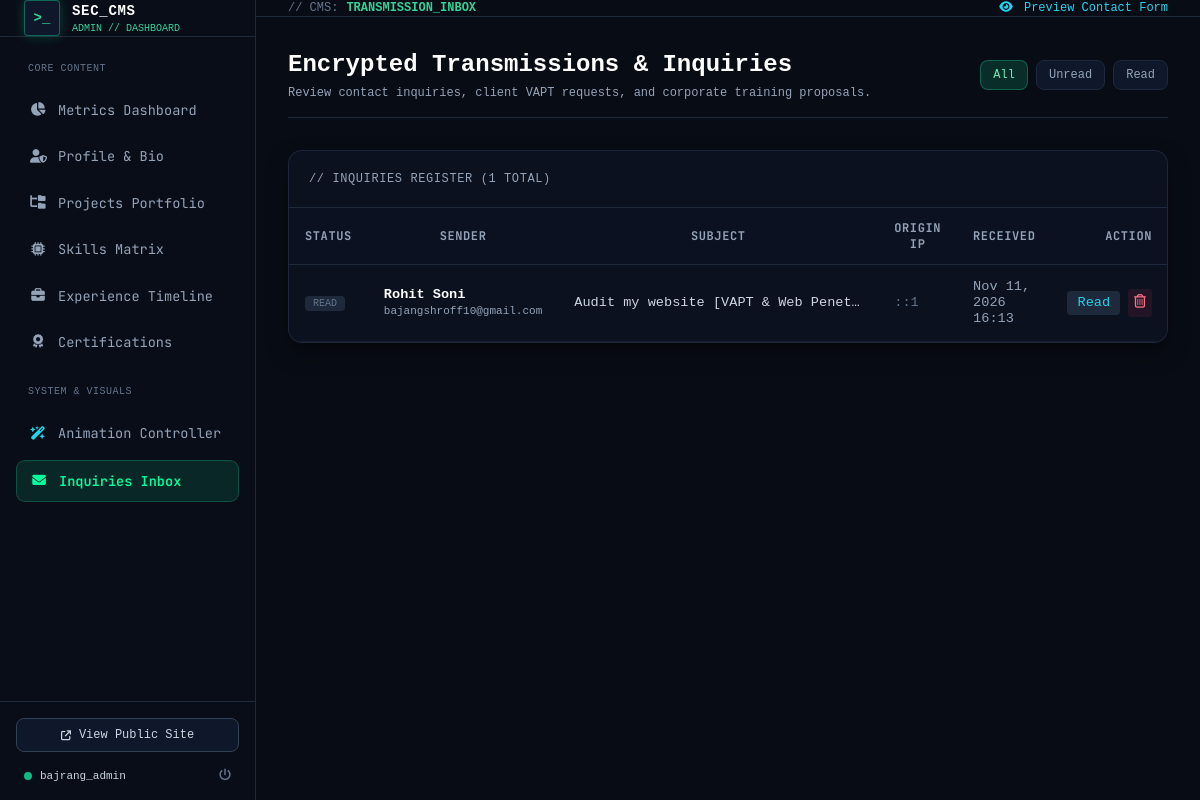
The page /admin/messages.php (signed in) on the database its author committed.
### tables this page shows
CREATE TABLE `contact_messages` (
  `id` int(11) NOT NULL AUTO_INCREMENT,
  `name` varchar(100) NOT NULL,
  `email` varchar(100) NOT NULL,
  `subject` varchar(150) NOT NULL,
  `message` text NOT NULL,
  `ip_address` varchar(45) NOT NULL,
  `status` varchar(20) DEFAULT 'unread',
  `created_at` datetime DEFAULT current_timestamp(),
  PRIMARY KEY (`id`)
);

### config/security.php (called while the page is built, shortened)
<?php
class Auth {
    public static function user(): ?array {
        try {
            $pdo = Database::getConnection();
            $stmt = $pdo->prepare("SELECT id, username, email, created_at FROM admins WHERE id = :id LIMIT 1");
            $stmt->execute(['id' => $_SESSION['admin_id']]);
            return $stmt->fetch() ?: null;
        } catch (Throwable $e) {
            error_log('Auth::user error: ' . $e->getMessage());
            return null;
        }
    }
}

### admin/messages.php (the view, shortened to what this page needs)
<?php
$pdo = Database::getConnection();
$filter = $_GET['filter'] ?? 'all';
$query = "SELECT * FROM contact_messages";
$query .= " ORDER BY created_at DESC";
$messages = $pdo->query($query)->fetchAll();
?>
<!DOCTYPE html>
<html lang="en">
<head>
    <link rel="stylesheet" href="https://cdnjs.cloudflare.com/ajax/libs/font-awesome/6.5.1/css/all.min.css">
    <script src="https://cdn.tailwindcss.com"></script>
    <link rel="stylesheet" href="../assets/css/admin.css">
</head>
<body class="bg-[#080c14] text-slate-100 flex min-h-screen">
    <?php require_once __DIR__ . '/includes/nav.php'; ?>
    <div class="lg:pl-64 flex-grow flex flex-col min-w-0">
        <header class="h-18 px-6 lg:px-8 border-b border-slate-800 bg-[#090d17]/80 backdrop-blur-md sticky top-0 z-30 flex items-center justify-between">
            <div class="flex items-center gap-4">
                <div class="flex items-center gap-2 font-mono text-xs">
                    <span class="text-slate-500">// CMS:</span>
                    <span class="text-emerald-400 font-bold">TRANSMISSION_INBOX</span>
                </div>
            </div>
            <a href="../index.php#contact" target="_blank" class="text-xs font-mono text-cyan-400 hover:text-cyan-300">
                <i class="fa-solid fa-eye mr-1"></i> Preview Contact Form
            </a>
        </header>
        <main class="p-6 lg:p-8 space-y-8 flex-grow">
            <div class="flex flex-col sm:flex-row sm:items-center justify-between gap-4 border-b border-slate-800 pb-4">
                <div>
                    <h1 class="text-2xl font-bold font-mono text-white">Encrypted Transmissions & Inquiries</h1>
                    <p class="text-xs font-mono text-slate-400 mt-1">Review contact inquiries, client VAPT requests, and corporate training proposals.</p>
                </div>
                <div class="flex items-center gap-2 font-mono text-xs">
                    <a href="messages.php?filter=all" class="px-3 py-1.5 rounded-lg border <?= $filter === 'all' ? 'bg-emerald-500/20 text-emerald-300 border-emerald-500/40' : 'bg-slate-900 text-slate-400 border-slate-800' ?>">All</a>
                    <a href="messages.php?filter=unread" class="px-3 py-1.5 rounded-lg border <?= $filter === 'unread' ? 'bg-emerald-500/20 text-emerald-300 border-emerald-500/40' : 'bg-slate-900 text-slate-400 border-slate-800' ?>">Unread</a>
                    <a href="messages.php?filter=read" class="px-3 py-1.5 rounded-lg border <?= $filter === 'read' ? 'bg-emerald-500/20 text-emerald-300 border-emerald-500/40' : 'bg-slate-900 text-slate-400 border-slate-800' ?>">Read</a>
                </div>
            </div>
            <div class="admin-card overflow-hidden">
                <div class="p-5 border-b border-slate-800 flex items-center justify-between font-mono text-xs">
                    <span class="uppercase tracking-wider text-slate-400">// INQUIRIES REGISTER (<?= count($messages) ?> Total)</span>
                </div>
                <?php if (empty($messages)): ?>
                    <div class="text-center py-12 text-slate-500 font-mono text-xs">
                        <i class="fa-solid fa-folder-open text-3xl mb-2 block"></i>
                        No transmission records found matching this filter.
                    </div>
                <?php else: ?>
                    <div class="overflow-x-auto">
                        <table class="admin-table font-mono text-xs">
                            <thead>
                                <tr>
                                    <th>Status</th>
                                    <th>Sender</th>
                                    <th>Subject</th>
                                    <th>Origin IP</th>
                                    <th>Received</th>
                                    <th class="text-right">Action</th>
                                </tr>
                            </thead>
                            <tbody>
                                <?php foreach ($messages as $m): ?>
                                    <tr class="<?= $m['status'] === 'unread' ? 'bg-emerald-500/[0.03]' : '' ?>">
                                        <td>
                                            <?php if ($m['status'] === 'unread'): ?>
                                                <span class="px-2 py-0.5 rounded bg-emerald-500/20 border border-emerald-500/50 text-emerald-300 text-[10px] font-bold">UNREAD</span>
                                            <?php else: ?>
                                                <span class="px-2 py-0.5 rounded bg-slate-800 text-slate-500 text-[10px]">READ</span>
                                            <?php endif; ?>
                                        </td>
                                        <td>
                                            <div class="font-bold text-white"><?= htmlspecialchars($m['name']) ?></div>
                                            <div class="text-[11px] text-slate-400"><?= htmlspecialchars($m['email']) ?></div>
                                        </td>
                                        <td class="max-w-xs truncate text-slate-300">
                                            <?= htmlspecialchars($m['subject']) ?>
                                        </td>
                                        <td class="text-slate-500 text-[11px]"><?= htmlspecialchars($m['ip_address']) ?></td>
                                        <td class="text-slate-400 text-[11px]"><?= date('M j, Y H:i', strtotime($m['created_at'])) ?></td>
                                        <td class="text-right">
                                            <div class="flex items-center justify-end gap-2">
                                                <a href="messages.php?id=<?= $m['id'] ?>" class="px-2.5 py-1 rounded bg-slate-800 text-cyan-400 hover:text-white" title="View Transmission">
                                                    Read
                                                </a>
                                                <form action="messages.php" method="POST" class="inline confirm-delete-form">
                                                    <button type="submit" class="p-1.5 rounded bg-rose-500/10 text-rose-400 hover:bg-rose-500/20" title="Delete">
                                                        <i class="fa-regular fa-trash-can"></i>
                                                    </button>
                                                </form>
                                            </div>
                                        </td>
                                    </tr>
                                <?php endforeach; ?>
                            </tbody>
                        </table>
                    </div>
                <?php endif; ?>
            </div>
        </main>
    </div>
</body>
</html>

### admin/includes/nav.php (shortened to what this page needs)
<?php
$currentPage = basename($_SERVER['PHP_SELF'] ?? '');
$adminUser = Auth::user();
?>
<aside id="admin-sidebar" class="fixed top-0 left-0 bottom-0 z-50 w-64 bg-[#090d17] border-r border-slate-800 flex flex-col justify-between transition-transform duration-300 lg:translate-x-0 -translate-x-full">
    <div>
        <div class="h-18 px-6 border-b border-slate-800 flex items-center justify-between">
            <a href="index.php" class="flex items-center gap-3">
                <div class="w-9 h-9 rounded bg-slate-900 border border-emerald-500/50 flex items-center justify-center text-emerald-400 font-mono font-bold text-sm shadow-[0_0_12px_rgba(16,185,129,0.3)]">
                    &gt;_
                </div>
                <div class="flex flex-col">
                    <span class="font-mono text-sm font-bold text-white tracking-wider">SEC_CMS</span>
                    <span class="text-[10px] font-mono text-emerald-400">ADMIN // DASHBOARD</span>
                </div>
            </a>
        </div>
        <nav class="p-4 space-y-1.5 overflow-y-auto">
            <div class="text-[10px] font-mono uppercase tracking-wider text-slate-500 px-3 py-2">Core Content</div>
            <a href="index.php" class="admin-nav-item <?= $currentPage === 'index.php' ? 'active' : '' ?>">
                <i class="fa-solid fa-chart-pie w-4 text-center"></i>
                <span>Metrics Dashboard</span>
            </a>
            <a href="profile.php" class="admin-nav-item <?= $currentPage === 'profile.php' ? 'active' : '' ?>">
                <i class="fa-solid fa-user-shield w-4 text-center"></i>
                <span>Profile & Bio</span>
            </a>
            <a href="projects.php" class="admin-nav-item <?= $currentPage === 'projects.php' ? 'active' : '' ?>">
                <i class="fa-solid fa-folder-tree w-4 text-center"></i>
                <span>Projects Portfolio</span>
            </a>
            <a href="skills.php" class="admin-nav-item <?= $currentPage === 'skills.php' ? 'active' : '' ?>">
                <i class="fa-solid fa-microchip w-4 text-center"></i>
                <span>Skills Matrix</span>
            </a>
            <a href="experiences.php" class="admin-nav-item <?= $currentPage === 'experiences.php' ? 'active' : '' ?>">
                <i class="fa-solid fa-briefcase w-4 text-center"></i>
                <span>Experience Timeline</span>
            </a>
            <a href="certifications.php" class="admin-nav-item <?= $currentPage === 'certifications.php' ? 'active' : '' ?>">
                <i class="fa-solid fa-award w-4 text-center"></i>
                <span>Certifications</span>
            </a>
            <div class="text-[10px] font-mono uppercase tracking-wider text-slate-500 px-3 pt-4 py-2">System & Visuals</div>
            <a href="animations.php" class="admin-nav-item <?= $currentPage === 'animations.php' ? 'active' : '' ?>">
                <i class="fa-solid fa-wand-magic-sparkles w-4 text-center text-cyan-400"></i>
                <span>Animation Controller</span>
            </a>
            <a href="messages.php" class="admin-nav-item flex items-center justify-between <?= $currentPage === 'messages.php' ? 'active' : '' ?>">
                <div class="flex items-center gap-3">
                    <i class="fa-solid fa-envelope w-4 text-center"></i>
                    <span>Inquiries Inbox</span>
                </div>
            </a>
        </nav>
    </div>
    <div class="p-4 border-t border-slate-800 space-y-3">
        <a href="../index.php" target="_blank" class="w-full flex items-center justify-center gap-2 px-3 py-2 rounded-lg bg-slate-900 border border-slate-700 hover:border-emerald-500/50 text-slate-300 hover:text-emerald-400 text-xs font-mono transition-colors">
            <i class="fa-solid fa-arrow-up-right-from-square text-[10px]"></i>
            <span>View Public Site</span>
        </a>
        <div class="flex items-center justify-between px-2 pt-1 font-mono text-xs">
            <div class="flex items-center gap-2 overflow-hidden">
                <span class="w-2 h-2 rounded-full bg-emerald-500 shrink-0"></span>
                <span class="text-slate-300 truncate text-[11px]"><?= htmlspecialchars($adminUser['username'] ?? 'Admin') ?></span>
            </div>
            <a href="logout.php" class="text-slate-500 hover:text-rose-400 text-xs transition-colors" title="Sign Out">
                <i class="fa-solid fa-power-off"></i>
            </a>
        </div>
    </div>
</aside>

### assets/css/admin.css (style rules this page uses)
:root { --admin-bg-dark: #080c14; --admin-bg-card: rgba(13, 19, 34, 0.85); --admin-border: rgba(30, 41, 59, 0.9); --admin-border-focus: rgba(16, 185, 129, 0.5); --admin-emerald: #10b981; --admin-cyan: #06b6d4; --admin-rose: #f43f5e; }
body { background-color: var(--admin-bg-dark); color: #f1f5f9; font-family: 'Inter', -apple-system, BlinkMacSystemFont, 'Segoe UI', Roboto, sans-serif; min-height: 100vh; }
.admin-card { background: var(--admin-bg-card); backdrop-filter: blur(12px); -webkit-backdrop-filter: blur(12px); border: 1px solid var(--admin-border); border-radius: 14px; box-shadow: 0 10px 25px -5px rgba(0, 0, 0, 0.6); transition: border-color 0.2s ease; }
.admin-table { width: 100%; border-collapse: separate; border-spacing: 0; }
.admin-table th { background: #0b1120; color: #94a3b8; font-family: 'JetBrains Mono', monospace; font-size: 0.75rem; text-transform: uppercase; letter-spacing: 0.05em; padding: 12px 16px; border-bottom: 1px solid #1e293b; }
.admin-table td { padding: 14px 16px; border-bottom: 1px solid rgba(30, 41, 59, 0.6); font-size: 0.85rem; vertical-align: middle; }
.admin-table tbody tr { transition: background-color 0.15s ease; }
.admin-nav-item { display: flex; align-items: center; gap: 12px; padding: 10px 14px; border-radius: 9px; color: #94a3b8; font-size: 0.85rem; font-family: 'JetBrains Mono', monospace; transition: all 0.2s ease; }
.admin-nav-item.active { color: #00ff9d; background-color: rgba(16, 185, 129, 0.15); border: 1px solid rgba(16, 185, 129, 0.3); font-weight: 600; }

### rows shown on the page
contact_messages: status "READ", name "Rohit Soni", email "bajangshroff10@gmail.com", subject "Audit my website [VAPT & Web Penet…", ip_address "::1", created_at "Nov 11, 2026 16:13"

### other values the page prints
$adminUser['username'] "bajrang_admin"
count($messages) "1"
